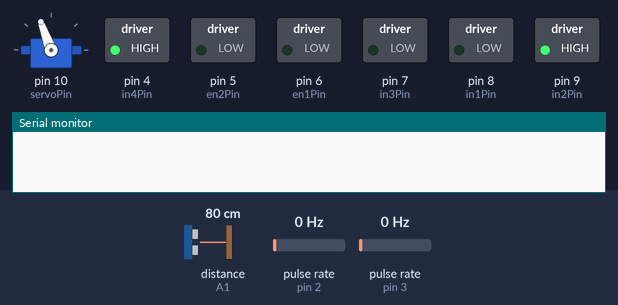
Simulated run of this sketch. Board: Arduino Uno, built with avr-gcc and run on an emulated ATmega328P. Shown: servo, switched loads named in the sketch (green lamp = pin HIGH), the last lines printed to the serial monitor. Wiring (inferred from the names in the program): ultrasonic range finder: trigger A0; echo A1; 2 × pulse sensor: data pin 2 / data pin 3. The test bench sets the inputs (shaded band); at power-on: distance to the obstacle (sensor on A1) 80 cm, pulse rate (sensors on pin 2, pin 3) 0 Hz. The echo pulse lasts 58.3 µs per cm; pins used as bus, display or sensor lines are not drawn.

Above: at 4.7 s.
6.1 s: distance to the obstacle (sensor on A1) set to 34 cm
At 6.9 s:
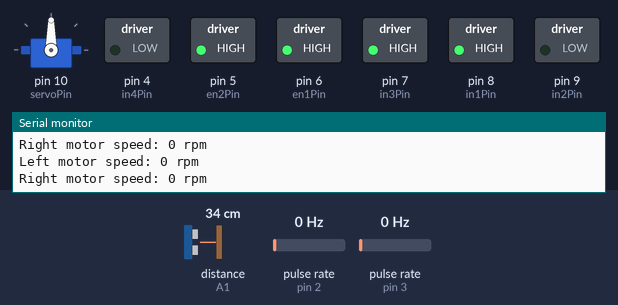
9.1 s: distance to the obstacle (sensor on A1) set to 26 cm
At 10.0 s:
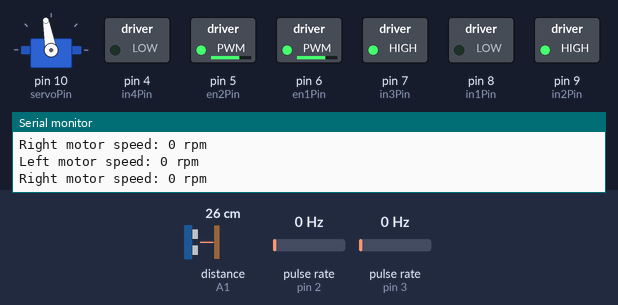
12.1 s: pulse rate (sensor on pin 2) set to 4 Hz
15.1 s: pulse rate (sensor on pin 3) set to 4 Hz
18.1 s: distance to the obstacle (sensor on A1) set to 35 cm
At 19.0 s:
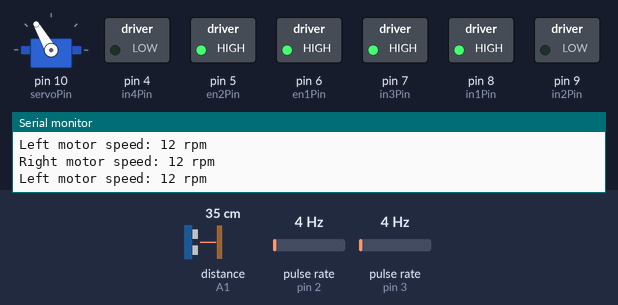
21.1 s: distance to the obstacle (sensor on A1) set to 2 cm
At 22.1 s:
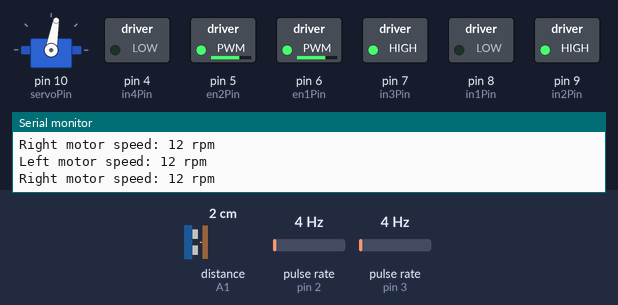
Timing chart, 0 to 25.1 s (numbered marks = the images above; inputs shaded):
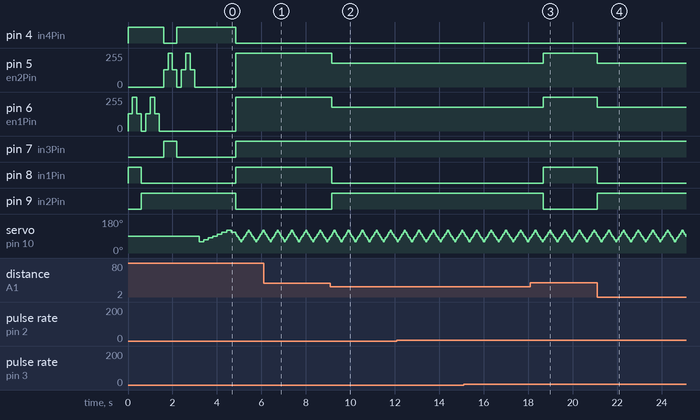

The sketch:

USonicRoboCar.ino
```cpp
#include <Servo.h>
#include "TimerOne.h"

Servo servo;

// Ultrasonic Module pins
const int trigPin = A0; // 10 microsecond high pulse causes chirp , wait 50 us
const int echoPin = A1; // Width of high pulse indicates distance

// Servo motor that aims ultrasonic sensor .
const int servoPin = 10; // PWM output for servo

// Constants for Interrupt Pins speed sensors
// Change values if not using Arduino Uno
const byte Encoder_L = 3;  // Left Motor motor Interrupt Pin
const byte Encoder_R = 2;  // Right Motor motor Interrupt Pin

// Motor control pins : L293 H bridge
const int en1Pin = 6; // L_Motor motor PWM speed control
const int en2Pin = 5; // R_Motor motor PWM speed control
const int in1Pin = 8; // L_Motor motor Direction 1 (inPin1 and inPin2 are swapped cause my motor is inverted)
const int in2Pin = 9; // L_Motor motor Direction 2
const int in3Pin = 7; // R_Motor motor Direction 1
const int in4Pin = 4; // R_Motor motor Direction 2


// Constant for steps in disk
const float stepcount = 20.00;  // 20 Slots in disk, change if different

// Integers for pulse counters
volatile int counter_L = 0;
volatile int counter_R = 0;

int rpmL;
int rpmR;

enum Motor{L_Motor, R_Motor};

// Left motor pulse count ISR
void ISR_countL()
{
  counter_L++;  // increment Left motor counter value
}

// Right motor pulse count ISR
void ISR_countR()
{
  counter_R++;  // increment Right motor counter value
}

void encodersISR()
{
  static uint32_t previousMillis;

  if (millis() - previousMillis >= 1000) {
    rpmL = (counter_L/stepcount)*60;
    rpmR = (counter_R/stepcount)*60;

    counter_L = 0;
    counter_R = 0;

    previousMillis += 1000;
  }

  Serial.print("Left motor speed: ");
  Serial.print(rpmL);
  Serial.println(" rpm");

  Serial.print("Right motor speed: ");
  Serial.print(rpmR);
  Serial.println(" rpm");
}

// Set motor speed: 255 full ahead, -255 full reverse , 0 stop
void go(enum Motor m, int speed)
{
  digitalWrite((m == L_Motor) ? in1Pin: in3Pin, (speed > 0) ? HIGH: LOW);
  digitalWrite((m == L_Motor) ? in2Pin: in4Pin, (speed <= 0) ? HIGH: LOW);
  analogWrite((m == L_Motor) ? en1Pin: en2Pin, (speed < 0) ? -speed: speed);
}

// Initial motor test :
// Left Motor motor forward then back
// Right Motor motor forward then back
void testMotors ()
{
  static int speed[8] = {128, 255, 128, 0, -128, -255, -128, 0};
  go(R_Motor, 0);

  for (unsigned char i = 0; i < 8; i++)
    go(L_Motor, speed[i]), delay (200);
  for (unsigned char i = 0; i < 8; i++)
    go(R_Motor, speed[i]), delay (200);
}

// Read distance from the ultrasonic sensor , return distance in mm
//
// Speed of sound in dry air , 20C is 343 m/s
// pulseIn returns time in microseconds (10ˆ−6)
// 2d = p * 10ˆ−6 s * 343 m/s = p * 0.00343 m = p * 0.343 mm/us
unsigned int readDistance()
{
  digitalWrite( trigPin, HIGH);
  delayMicroseconds(10);
  digitalWrite(trigPin, LOW);
  unsigned long period = pulseIn(echoPin, HIGH);

  return period * 343 / 2000;
}

#define NUM_ANGLES 7
unsigned char sensorAngle[NUM_ANGLES] = {60, 70, 80, 90, 100, 110, 120};
unsigned int distance[NUM_ANGLES];

// Scan the area ahead by sweeping the ultrasonic sensor L_Motor and R_Motor
// and recording the distance observed. This takes a reading , then
// sends the servo to the next angle. Call repeatedly once every 50 ms or so.
void readNextDistance()
{
  static unsigned char angleIndex = 0;
  static signed char step = 1;

  distance[angleIndex] = readDistance();
  angleIndex += step;

  if (angleIndex == NUM_ANGLES - 1) step = -1;
  else if (angleIndex == 0) step = 1;

  servo.write(sensorAngle[angleIndex]);
}

// Initial configuration
//
// Configure the input and output pins
// Center the servo
// Turn off the motors
// Test the motors
// Scan the surroundings once
//
void setup() {
  Serial.begin(9600);

  pinMode(trigPin, OUTPUT);
  pinMode(echoPin, INPUT);
  digitalWrite(trigPin, LOW);

  pinMode(en1Pin, OUTPUT);
  pinMode(in1Pin, OUTPUT);
  pinMode(in2Pin, OUTPUT);
  pinMode(in3Pin, OUTPUT);
  pinMode(in4Pin, OUTPUT);
  pinMode(en2Pin, OUTPUT);

  servo.attach(servoPin);
  servo.write(90);
  go(L_Motor, 0);
  go(R_Motor, 0);
  testMotors();

  // Scan the surroundings before starting
  servo.write(sensorAngle[0]);
  delay(200);
  for (unsigned char i = 0; i < NUM_ANGLES; i++) {
    readNextDistance (), delay(200);
  }

  // Attach the Interrupts to their ISR's
  attachInterrupt(digitalPinToInterrupt (Encoder_L), ISR_countL, RISING);  // Increase counter L when speed sensor pin goes High
  attachInterrupt(digitalPinToInterrupt (Encoder_R), ISR_countR, RISING);  // Increase counter R when speed sensor pin goes High
}

// Main loop:
//
// Get the next sensor reading
// If anything appears to be too close , back up
// Otherwise, go forward
//
void loop() {
  readNextDistance();
  // See if something is too close at any angle
  unsigned char tooClose = 0;
  encodersISR();

  for (unsigned char i = 0; i < NUM_ANGLES; i++) {
    if (distance[i] < 300) tooClose = 1;
  }
  if (tooClose) {
    // Something's nearby: back up left motor
    go(L_Motor, -180);
    go(R_Motor, 180);
  } else {
    // Nothing in our way: go forward
    go(L_Motor, 255);
    go(R_Motor, 255);
  }

  // Check the next direction in 50 ms
  delay (50);
}
```

Measured:
- the behaviour switches between 31 and 30 cm on distance to the obstacle (sensor on A1) (found by bisection; images 1 and 2)
- after the input at 9.1 s, pin 5 (en2Pin), pin 6 (en1Pin): 255/255 → 180/255 after 0.05 s; pin 8 (in1Pin): HIGH → LOW after 0.05 s; pin 9 (in2Pin): LOW → HIGH after 0.05 s
- after the input at 18.1 s, pin 5 (en2Pin), pin 6 (en1Pin): 180/255 → 255/255 after 0.59 s; pin 8 (in1Pin): LOW → HIGH after 0.59 s; pin 9 (in2Pin): HIGH → LOW after 0.59 s
- after the input at 21.1 s, pin 5 (en2Pin), pin 6 (en1Pin): 255/255 → 180/255 at once; pin 8 (in1Pin): HIGH → LOW at once; pin 9 (in2Pin): LOW → HIGH at once
- by itself, servo on pin 10 (servoPin): repeats every 0.66 s: 80° 0.06 s, 70° 0.06 s, 60° 0.06 s, 70° 0.06 s, 80° 0.06 s, 90° 0.06 s, 100° 0.06 s, 110° 0.06 s, 120° 0.06 s, 110° 0.06 s, 100° 0.06 s, 90° 0.06 s
